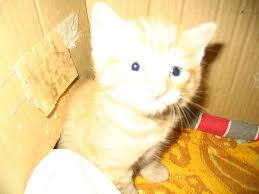
#> input picture HEDataset/sample02.jpeg, 259 x 194 px, found by its file name
$ jupyter execute HistogramEqualization.ipynb
#> lines starting #> are read from the running program, lines starting #| are printed output that depends on the picture
# Importing Dependencies

[cell 1]
import cv2
import os
import numpy as np
import matplotlib.pyplot as plt

# Reading the Images

[cell 2]
img_path = os.path.join('Datasets\HEDataset', 'sample02.jpeg')
img = cv2.imread(img_path)
#> img is the input picture: shape (194, 259, 3); mean B, G, R 146.8, 203.5, 230.7
plt.imshow(img)

#### Printing the dimensions

[cell 3]
height, width, channels = img.shape
#> height = 194; width = 259; channels = 3
print(height,'x',width, 'x', channels)
#| 194 x 259 x 3

# Converting to Grayscale and Plotting the Histogram

[cell 4]
img_gray = cv2.cvtColor(img, cv2.COLOR_BGR2GRAY)
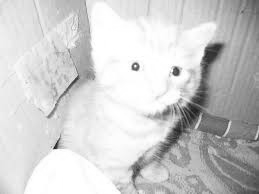
#> img_gray: shape (194, 259); min 22, max 255, mean 205.2
plt.imshow(img_gray)
print(img_gray.shape)
#| (194, 259)

[cell 5]
plt.hist(img.ravel(), bins=256, range=[0, 256], color='black')
plt.title('Grayscale Image Histogram')
plt.xlabel('Pixel Intensity')
plt.ylabel('Frequency')
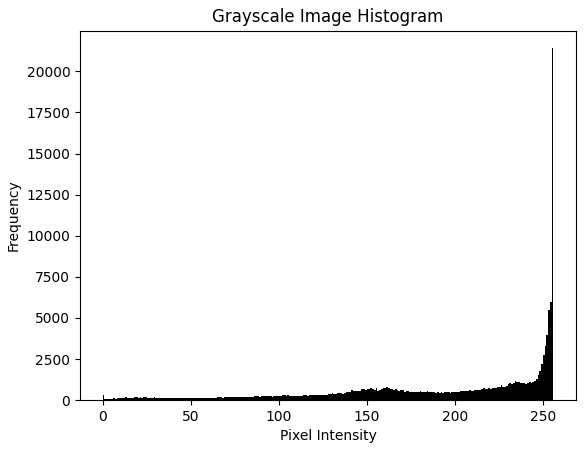
#> figure drawn by matplotlib, 1 panel; tallest bar 21411 high, from x = 255 to 256

# Equalizing the Histogram for each channel

# Manual Coded

[cell 6]
hist, bins = np.histogram(img_gray.flatten(), 256, [0, 256])
#> hist = 256 values, max 3501 at index 255, min 0 at index 0, mean 196.3; bins = 257 values from 0 to 256

pk = []
for i in range(0,len(hist)):
    pk.append(hist[i]/(height*width))
#> after the loop, pk = 256 values, max 0.0697 at index 255, min 0 at index 0, mean 0.00391

sk = []
for i in range(0, len(pk)):
    sk.append((int)(255*(sum(pk[:i+1]))))
#> after the loop, sk = 256 values from 0 to 254

dict = {}
for i in range(0, 256):
    dict[i] = sk[i]
#> after the loop, dict = 256 items

print(dict)
#> (printed output is left out)

[cell 7]
new_img = np.random.rand(height,width)
for i in range(0, height):
    for j in range(0, width):
        new_img[i][j] = dict[img_gray[i][j]]
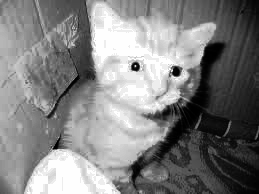
#> new_img: shape (194, 259) float64; min 0, max 254, mean 128.9

[cell 8]
# Plot the original and equalized image along with their histograms
plt.figure(figsize=(12, 6))

# Original Image and its Histogram
plt.subplot(2, 2, 1)
plt.imshow(img_gray, cmap='gray')
plt.title('Original Grayscale Image')

plt.subplot(2, 2, 2)
plt.hist(img_gray.flatten(), bins=256, range=[0, 256], color='black')
plt.title('Original Histogram')

# Equalized Image and its Histogram
plt.subplot(2, 2, 3)
plt.imshow(new_img, cmap='gray')
plt.title('Equalized Image')

plt.subplot(2, 2, 4)
plt.hist(new_img.flatten(), bins=256, range=[0, 256], color='black')
plt.title('Equalized Histogram')

plt.tight_layout()
plt.show()
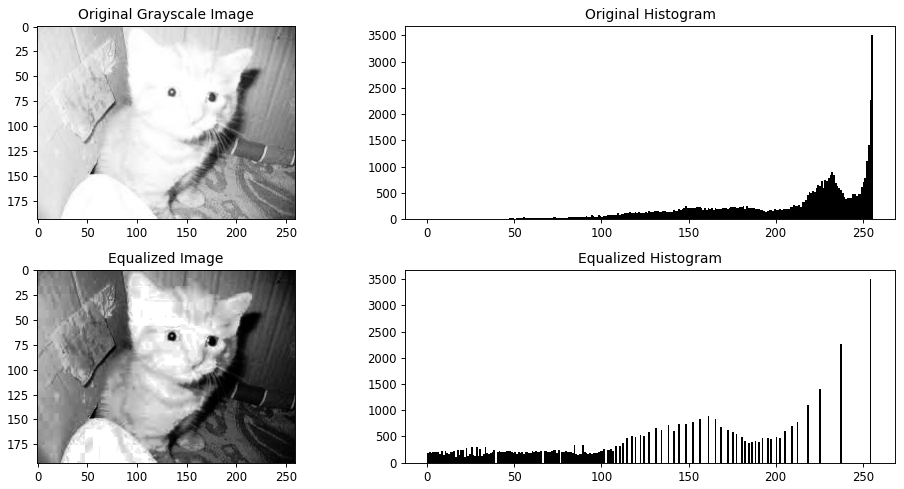
#> figure drawn by matplotlib, 4 panels; panel 2: tallest bar 3501 high, from x = 255 to 256; panel 4: tallest bar 3501 high, from x = 254 to 255

$ run again, with HEDataset/sample03.jpeg copied over HEDataset/sample02.jpeg
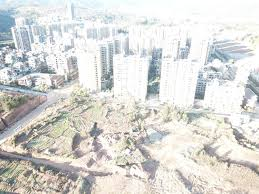
#> input picture HEDataset/sample03.jpeg, 259 x 194 px, found by its file name
#> img is the input picture: shape (194, 259, 3); mean B, G, R 213.3, 216.8, 217.1
#| 194 x 259 x 3
#| (194, 259)
#> hist = 256 values, max 3127 at index 254, min 0 at index 0, mean 196.3; bins = 257 values from 0 to 256
#> after the loop `for i in range(0,len(hist)):`: pk = 256 values, max 0.0622 at index 254, min 0 at index 0, mean 0.00391
#> after the loop `for i in range(0, len(pk)):`: sk = 256 values from 0 to 254
#> after the loop `for i in range(0, 256):`: dict = 256 items
#> (printed output is left out)
#> after the loop `for i in range(0, height):`:
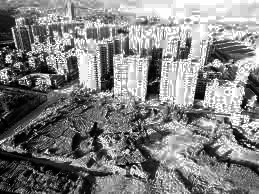
#> new_img: shape (194, 259) float64; min 0, max 254, mean 129.2
#> `plt.show()`:
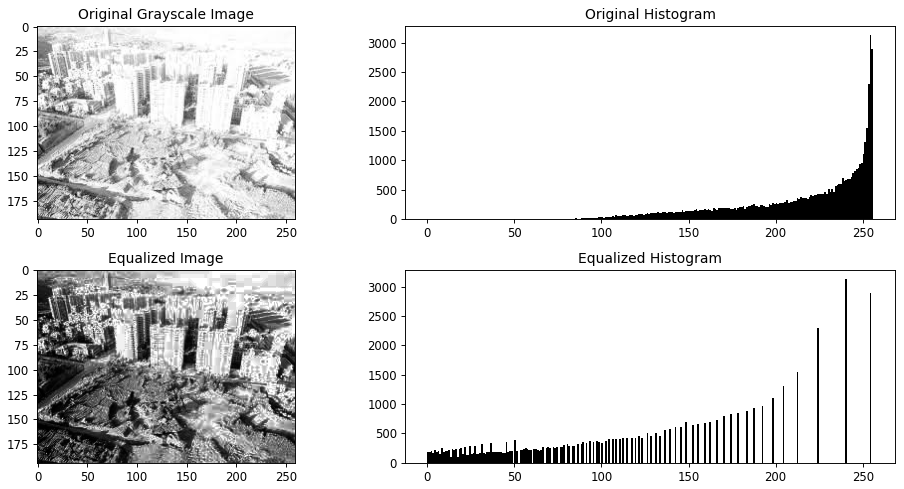
#> figure drawn by matplotlib, 4 panels; panel 2: tallest bar 3127 high, from x = 254 to 255; panel 4: tallest bar 3127 high, from x = 240 to 241

$ run again, with HEDataset/sample04.jpeg copied over HEDataset/sample02.jpeg
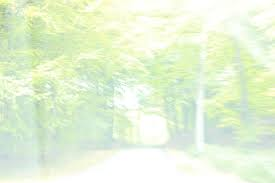
#> input picture HEDataset/sample04.jpeg, 275 x 183 px, found by its file name
#> img is the input picture: shape (183, 275, 3); mean B, G, R 214.9, 243.4, 229.7
#| 183 x 275 x 3
#| (183, 275)
#> hist = 256 values, max 3051 at index 255, min 0 at index 0, mean 196.6; bins = 257 values from 0 to 256
#> after the loop `for i in range(0,len(hist)):`: pk = 256 values, max 0.0606 at index 255, min 0 at index 0, mean 0.00391
#> after the loop `for i in range(0, len(pk)):`: sk = 256 values from 0 to 254
#> after the loop `for i in range(0, 256):`: dict = 256 items
#> (printed output is left out)
#> after the loop `for i in range(0, height):`:
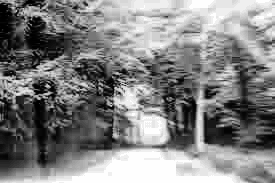
#> new_img: shape (183, 275) float64; min 0, max 254, mean 130.2
#> `plt.show()`:
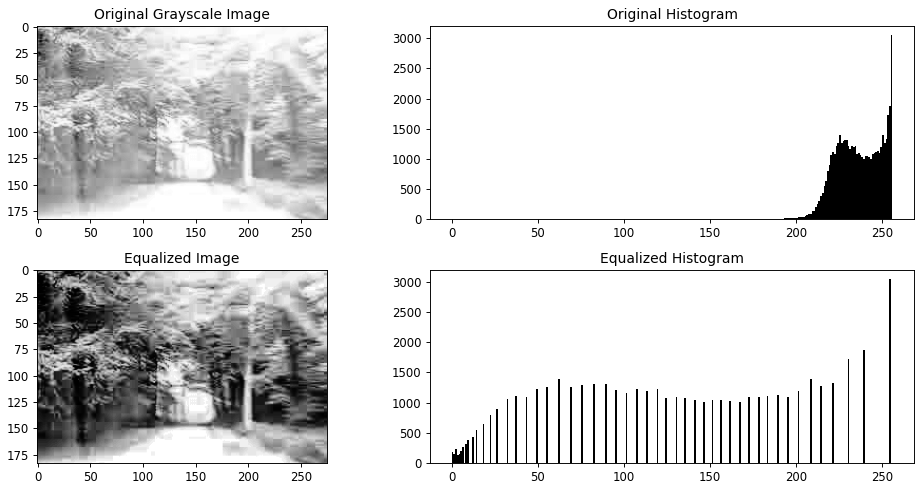
#> figure drawn by matplotlib, 4 panels; panel 2: tallest bar 3051 high, from x = 255 to 256; panel 4: tallest bar 3051 high, from x = 254 to 255

$ run again, with HEDataset/sample05.jpeg copied over HEDataset/sample02.jpeg
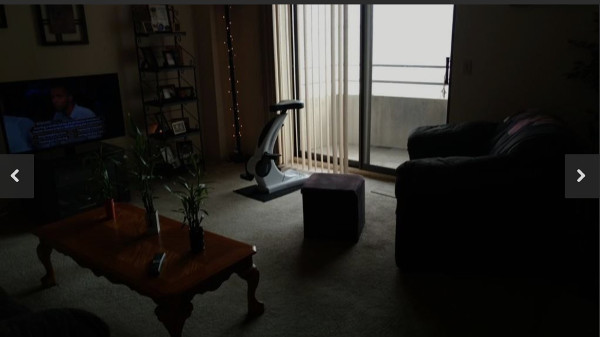
#> input picture HEDataset/sample05.jpeg, 600 x 337 px, found by its file name
#> img is the input picture: shape (337, 600, 3); mean B, G, R 33, 36.7, 38.6
#| 337 x 600 x 3
#| (337, 600)
#> hist = 256 values, max 21255 at index 1, min 0 at index 223, mean 789.8; bins = 257 values from 0 to 256
#> after the loop `for i in range(0,len(hist)):`: pk = 256 values, max 0.105 at index 1, min 0 at index 223, mean 0.00391
#> after the loop `for i in range(0, len(pk)):`: sk = 256 values from 0 to 255
#> after the loop `for i in range(0, 256):`: dict = 256 items
#> (printed output is left out)
#> after the loop `for i in range(0, height):`:
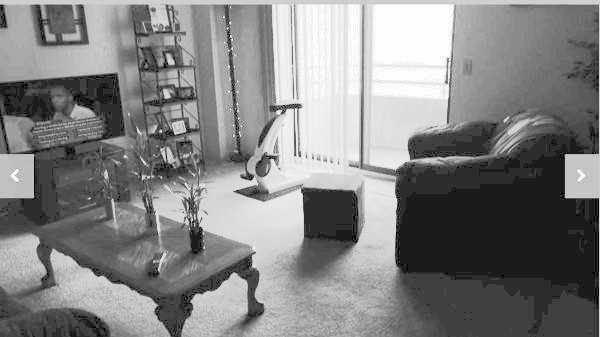
#> new_img: shape (337, 600) float64; min 0, max 255, mean 131
#> `plt.show()`:
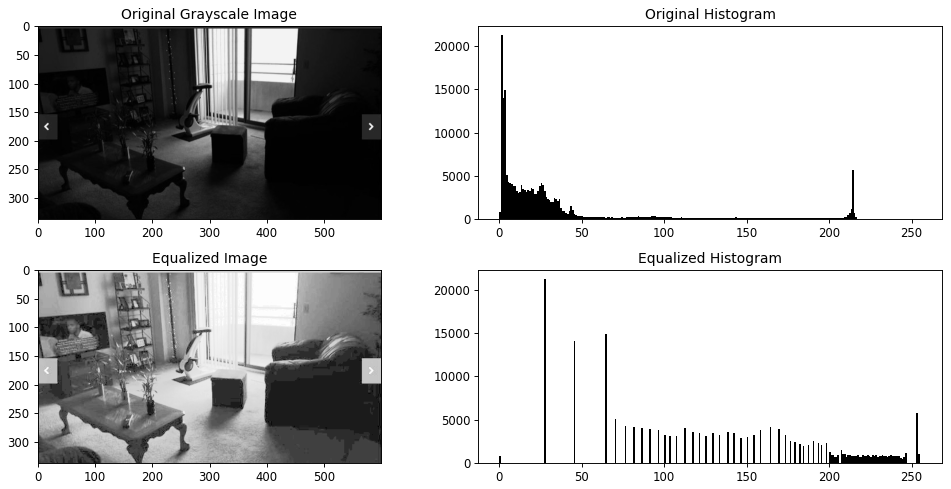
#> figure drawn by matplotlib, 4 panels; panel 2: tallest bar 21255 high, from x = 1 to 2; panel 4: tallest bar 21255 high, from x = 27 to 28
